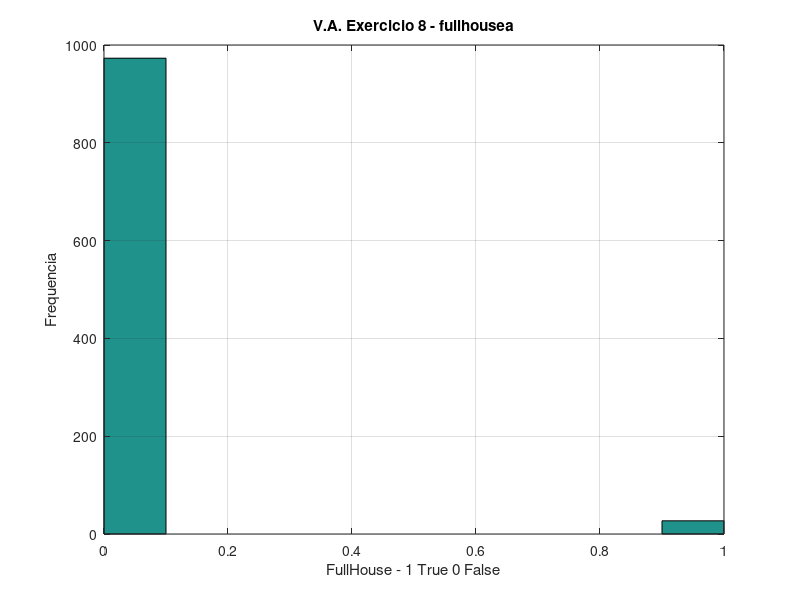

The MATLAB script that drew this image:
## Copyright (C) 2021 Karoliny Oliveira Ozias Silva

function fullhousea ()
  n = 1000;
  for i = 1:n 
    cartas_retiradas=53;  #Reseta as cartas (com valor invalido) que serão retiradas
    
    #Retirada de duas cartas iguais
    carta=ceil(rand()*13); #Prob desconsiderando naipe 1/13=4/52, então não tem problema não usar rand()*52
    for j=1:2
      cartas_retiradas=horzcat(cartas_retiradas,carta);
    endfor     
    
    #Retira outras três aleatórias
     while (length(cartas_retiradas)<=5)
      carta=ceil(rand()*13);                              #tira uma carta
      if(sum(cartas_retiradas == carta)<=4)               #Se não foram retirados os 4 naipes de carta
        cartas_retiradas=horzcat(cartas_retiradas,carta); #coloca as cartas em uma matrix (1,6)
      endif
    endwhile
   
    #Check FullHouse com vetor de frequencia para cada possivel carta (desconsidera naipe)
    isFullHouse=zeros(13,1);
    for j=2:6
      isFullHouse(cartas_retiradas(j))++;
    endfor
    
    if(any(isFullHouse == 2) && any(isFullHouse == 3))
      res(i)=1;
    else
      res(i)=0;
    endif
  endfor
  
  sum(res) #visualizando o numero de fullhouses como a probabilidade é baixa não dá pra ver bem no histograma
  hist(res)
  xlabel ("FullHouse - 1 True 0 False");
  ylabel ("Frequencia")
  title ("V.A. Exercicio 8 - fullhousea")
  grid
endfunction
